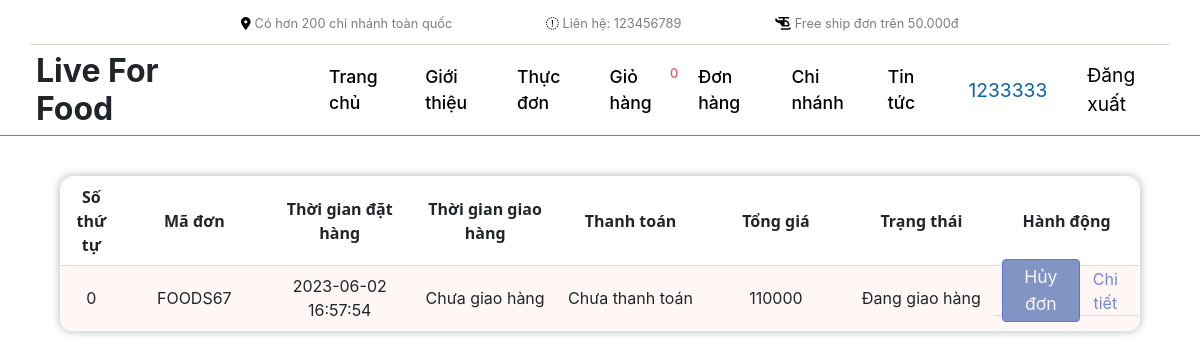
The app's page /Order (signed in) with its own data.
### tables this page shows
CREATE TABLE `oder` (
  `id` int(15) NOT NULL,
  `user_id` int(15) NOT NULL,
  `status` enum('pending','delivered','shipping','cancel') NOT NULL DEFAULT 'pending',
  `create_order` datetime DEFAULT NULL,
  `order_completion` datetime DEFAULT NULL,
  `price_total` int(10) NOT NULL,
  `id_branch` int(15) NOT NULL,
  `address` varchar(255) DEFAULT NULL
);

### app/controllers/Order.php (called while the page is built, shortened)
<?php
class Order extends baseController{
    private $model;
    public function __construct(){
        $this->model = $this->loadModel("orderModel");
    }
    public function index(){
        $this->render("Order",$this->model->get());
    }
}
 ?>

### index.php (called while the page is built, shortened)
<?php
$app = new App();
$app->Run();
?>

### app/models/orderModel.php (called while the page is built, shortened)
<?php
class orderModel extends connectDB{
    private $connect;
    public function __construct(){
        $this->connect = $this->connect();
    }
    public function get(){
        $sql = "SELECT * FROM oder";
        return $this->connect->query($sql);
    }
}
?>

### app/views/Order.php (the view, shortened to what this page needs)
<section>
  <div class="-container-order">
    <div class="container-table">
      <div class="table">
        <table class="table-order">
          <thead>
            <tr>
              <th>Số thứ tự</th>
              <th>Mã đơn</th>
              <th>Thời gian đặt hàng</th>
              <th>Thời gian giao hàng</th>
              <th>Thanh toán</th>
              <th>Tổng giá</th>
              <th>Trạng thái</th>
              <th>Hành động</th>
            </tr>
          </thead>
          <tbody>
            <?php $count = 0;
            while($row = $data[0]->fetch_assoc()){ ?>
            <tr>
              <td><?php echo $count; $count++; ?></td>
              <td>FOODS<?php echo $row["id"] ?></td>
              <td><?php echo $row["create_order"] ?></td>
              <td>
                <?php
                  if($row["order_completion"] != NULL && $row["status"] == "delivered"){
                    echo $row["order_completion"];
                  }
                  else{
                    echo "Chưa giao hàng";
                  }
                ?>
              </td>
              <td>
                <?php
                  if($row["status"] == "delivered"){
                    echo "Đã thanh toán";
                  }
                  else{
                    echo "Chưa thanh toán";
                  }
                ?>
              </td>
              <td><?php echo $row["price_total"] ?></td>
              <td><?php
                  $status = $row["status"];
                  switch($status){
                      case "shipping":
                          $status = "Đang giao hàng";
                          break;
                  }
                  echo $status;
                ?></td>
              <td class="action">
              <?php
                if( $row["status"] != "delivered" && $row["status"] != "cancel"){?>
                  <button data-id="<?php echo $row["id"] ?>" onclick="cancelOrder(this)">Hủy đơn</button>
              <?php }?>
                <a href="#" target="_blank">Chi tiết</a>
              </td>
            </tr>
            <?php } ?>
          </tbody>
        </table>
      </div>
    </div>
  </div>
</section>

### public/css/app.css (style rules this page uses)
* { margin: 0; padding: 0; box-sizing: border-box; scroll-behavior: smooth; }
:root { --color-header: #e06302; --color-logo: var(--color-header); --color-nav: #fff; --color-main: linear-gradient( to right, rgba(240, 218, 55, 0.8), rgb(253, 94, 10) ); --font-size: 16px; --font-family: "SF Pro Display", sans-serif; --screen-md: 768px; }

### public/css/Order.css (style rules this page uses)
.container-table { display: flex; justify-content: center; height: 100vh; }
.table { width: 100%; margin-top: 20px; display: flex; flex-direction: column; align-items: center; }
.table-order { width: 90%; margin-top: 20px; border-radius: 12px; border: 1px solid #8ea7e9; border-spacing: 0px; overflow: hidden; box-shadow: 0 0 10px rgba(0, 0, 0, 0.3); }
.table-order thead { background-color: #7286d3; font-weight: bold; height: 50px; }
.table td:last-child { border-right: none; display: block; width: 100%; height: 50px; display: flex; justify-content: space-around; align-items: center; }
.table th, .table td { width: 10%; padding: 8px; text-align: center; border-bottom: 1px solid #ddd; }
thead th:nth-child(1), tbody td:nth-child(1) { width: 4%; }
.table tbody tr { height: 50px; background-color: #fff6f6; font-family: var(--font-family); }
.action button { background-color: #8294C4; cursor: pointer; font-size: 1.1rem; color: #F9F5F6; padding: 4px; border-radius: 4px; border: 1px solid #5a75e2; }
.action a { text-decoration: none; color: #7286D3; }

### records on screen
oder: id "67", create_order "2023-06-02 16:57:54", shows "Chưa giao hàng", shows "Chưa thanh toán", price_total "110000", status "Đang giao hàng"

### other values on screen
count($_SESSION['cart']) "0"
$_SESSION["user"]["name"] "1233333"
